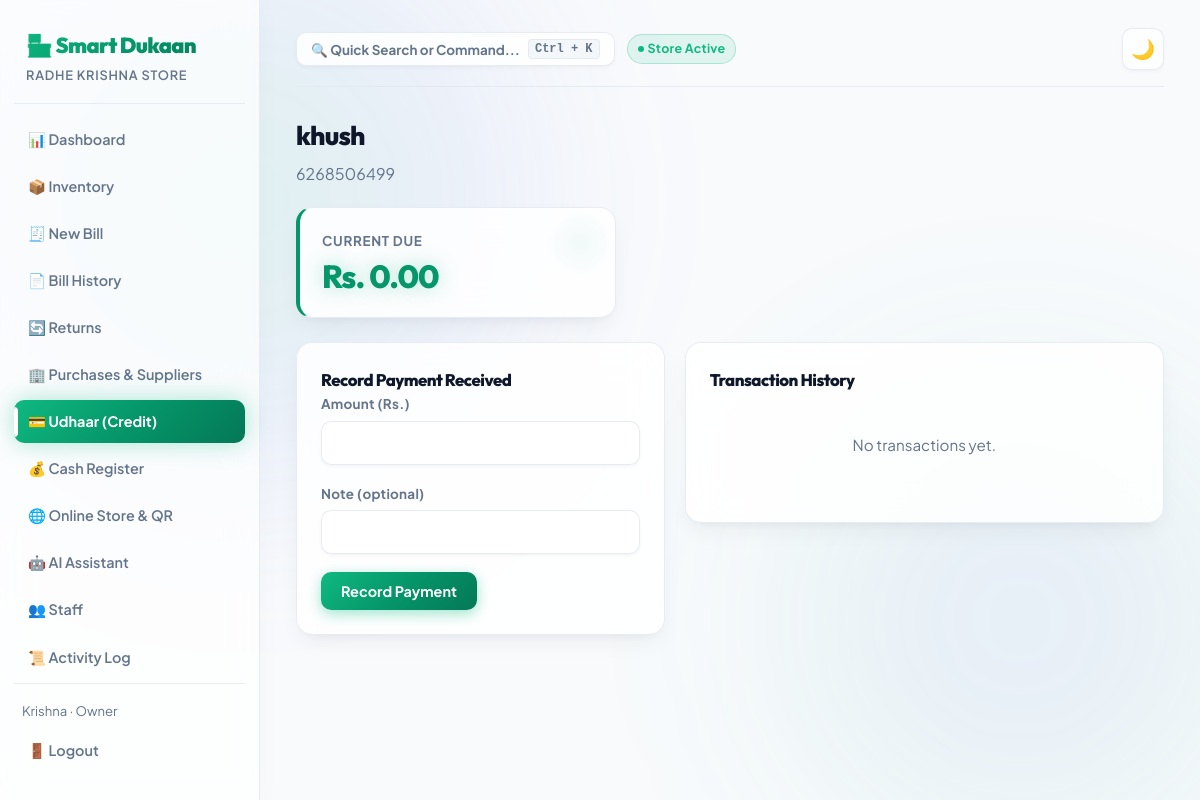
Screenshot of /udhaar/3/ (signed in) with the database file from the repository.
### accounts/models.py (models this page shows, shortened)
class Profile(models.Model):
    ROLE_CHOICES = (
        ("owner", "Owner"),
        ("staff", "Staff"),
    )
    user = models.OneToOneField(User, on_delete=models.CASCADE, related_name="profile")
    shop = models.ForeignKey(Shop, on_delete=models.CASCADE, related_name="staff_members", null=True, blank=True)
    role = models.CharField(max_length=10, choices=ROLE_CHOICES, default="owner")
    phone = models.CharField(max_length=15, blank=True)

class Shop(models.Model):
    name = models.CharField(max_length=150)
    address = models.CharField(max_length=255, blank=True)
    owner = models.ForeignKey(User, on_delete=models.CASCADE, related_name="owned_shops")
    upi_id = models.CharField(max_length=100, blank=True, default="shopkeeper@upi", help_text="UPI ID for on-screen QR Code payments")
    created_at = models.DateTimeField(auto_now_add=True)

### udhaar/models.py (models this page shows, shortened)
class Customer(models.Model):
    shop = models.ForeignKey(Shop, on_delete=models.CASCADE, related_name="customers")
    name = models.CharField(max_length=120)
    phone = models.CharField(max_length=15)
    loyalty_points = models.IntegerField(default=0, help_text="Reward points earned by customer")
    created_at = models.DateTimeField(auto_now_add=True)
    class Meta:
        ordering = ["name"]
    @property
    def total_due(self):
        credit = self.transactions.filter(type="credit_given").aggregate(models.Sum("amount"))["amount__sum"] or 0
        paid = self.transactions.filter(type="payment_received").aggregate(models.Sum("amount"))["amount__sum"] or 0
        return float(credit) - float(paid)

### udhaar/views.py (the view)
# urls.py: path("<int:pk>/", views.customer_detail, name="customer_detail"),
@login_required
def customer_detail(request, pk):
    shop = request.user.profile.shop
    customer = get_object_or_404(Customer, pk=pk, shop=shop)
    if request.method == "POST":
        form = PaymentForm(request.POST)
        if form.is_valid():
            amount = form.cleaned_data["amount"]
            note = form.cleaned_data.get("note", "")
            tx = UdhaarTransaction.objects.create(
                customer=customer, amount=amount,
                type="payment_received", note=note,
            )
            log_activity(
                shop, request.user, "payment", "udhaar",
                f"Customer Payment from {customer.name}",
                f"Received Rs. {amount}. Note: {note}"
            )
            messages.success(request, f"Payment of Rs. {amount} recorded successfully.")
            return redirect("udhaar:customer_detail", pk=pk)
    else:
        form = PaymentForm()
    transactions = customer.transactions.all()
    return render(request, "udhaar/customer_detail.html", {
        "customer": customer, "transactions": transactions, "form": form,
    })

### udhaar/forms.py
class PaymentForm(forms.Form):
    amount = forms.DecimalField(max_digits=10, decimal_places=2, min_value=0.01)
    note = forms.CharField(max_length=255, required=False)

### templates/udhaar/customer_detail.html (shortened to what this page needs)
{% extends "base.html" %}
{% block content %}
<h2 style="margin-bottom:4px;">{{ customer.name }}</h2>
<div style="color:var(--text-muted); margin-bottom:20px;">{{ customer.phone }}</div>
<div class="stat-grid" style="max-width:320px;">
  <div class="card stat-card">
    <div class="stat-label">Current Due</div>
    <div class="stat-value {% if customer.total_due > 0 %}danger{% else %}primary{% endif %}">Rs. {{ customer.total_due|floatformat:2 }}</div>
  </div>
</div>
<div style="display:grid; grid-template-columns:1fr 1.3fr; gap:20px; align-items:start;">
  <div class="card">
    <h3 style="margin-top:0; font-size:1.05rem;">Record Payment Received</h3>
    <form method="post">
      <div class="field"><label>Amount (Rs.)</label>{{ form.amount }}</div>
      <div class="field"><label>Note (optional)</label>{{ form.note }}</div>
      <button type="submit" class="btn btn-primary">Record Payment</button>
    </form>
  </div>
  <div class="card">
    <h3 style="margin-top:0; font-size:1.05rem;">Transaction History</h3>
    {% if transactions %}
    <table>
      <thead><tr><th>Date</th><th>Type</th><th>Amount</th></tr></thead>
      <tbody>
        {% for t in transactions %}
        <tr>
          <td>{{ t.date|date:"d M Y" }}</td>
          <td>
            {% if t.type == 'credit_given' %}<span class="badge badge-danger">Credit Given</span>
            {% else %}<span class="badge badge-success">Payment Received</span>{% endif %}
          </td>
          <td>Rs. {{ t.amount }}</td>
        </tr>
        {% endfor %}
      </tbody>
    </table>
    {% else %}
    <div class="empty-state">No transactions yet.</div>
    {% endif %}
  </div>
</div>
{% endblock %}

### templates/base.html (shortened to what this page needs)
{% load static %}
<!DOCTYPE html>
<html lang="en">
<head>
  <link rel="stylesheet" href="{% static 'css/style.css' %}?v=4">
</head>
<body>
  {% if user.is_authenticated %}
  <div class="app-shell">
    <aside class="sidebar">
      <div class="brand">🏪 Smart Dukaan</div>
      <div class="brand-sub">{{ user.profile.shop.name }}</div>
      <a href="{% url 'dashboard:home' %}" class="nav-link {% if request.resolver_match.url_name == 'home' %}active{% endif %}">📊 Dashboard</a>
      <a href="{% url 'inventory:product_list' %}" class="nav-link {% if 'inventory' in request.path %}active{% endif %}">📦 Inventory</a>
      <a href="{% url 'billing:bill_create' %}" class="nav-link {% if request.path == '/billing/new/' %}active{% endif %}">🧾 New Bill</a>
      <a href="{% url 'billing:bill_list' %}" class="nav-link {% if request.path == '/billing/' %}active{% endif %}">📄 Bill History</a>
      <a href="{% url 'billing:bill_return_list' %}" class="nav-link {% if 'returns' in request.path or 'return' in request.path %}active{% endif %}">🔄 Returns</a>
      <a href="{% url 'purchases:supplier_list' %}" class="nav-link {% if 'purchases' in request.path %}active{% endif %}">🏢 Purchases & Suppliers</a>
      <a href="{% url 'udhaar:customer_list' %}" class="nav-link {% if 'udhaar' in request.path %}active{% endif %}">💳 Udhaar (Credit)</a>
      <a href="{% url 'billing:cash_register' %}" class="nav-link {% if 'cash-register' in request.path %}active{% endif %}">💰 Cash Register</a>
      {% if user.profile.shop %}
      <a href="{% url 'dashboard:store_qr_standee' user.profile.shop.id %}" class="nav-link {% if 'qr' in request.path %}active{% endif %}">🌐 Online Store & QR</a>
      {% endif %}
      <a href="{% url 'dashboard:ai_chat' %}" class="nav-link {% if 'assistant' in request.path %}active{% endif %}">🤖 AI Assistant</a>
      {% if user.profile.role == 'owner' %}
      <a href="{% url 'accounts:staff_list' %}" class="nav-link {% if 'staff' in request.path %}active{% endif %}">👥 Staff</a>
      <a href="{% url 'accounts:audit_log' %}" class="nav-link {% if 'audit-log' in request.path %}active{% endif %}">📜 Activity Log</a>
      {% endif %}
      <div class="sidebar-footer">
        <div style="font-size:0.82rem; color:var(--text-muted); padding: 0 8px 8px;">{{ user.first_name|default:user.username }} · {{ user.profile.role|title }}</div>
        <a href="{% url 'accounts:logout' %}" class="nav-link">🚪 Logout</a>
      </div>
    </aside>
    <main class="main">
      <div class="topbar">
        <div style="display:flex; align-items:center; gap:12px;">
          <button type="button" id="btn-command-palette-trigger" class="btn" style="padding:6px 14px; font-size:0.84rem; display:flex; align-items:center; gap:8px; background:var(--surface); border:1px solid var(--border); color:var(--text-muted); cursor:pointer;">
            <span>🔍 Quick Search or Command...</span>
            <kbd style="padding:2px 6px; font-size:0.75rem; background:var(--surface-hover); border:1px solid var(--border); border-radius:4px;">Ctrl + K</kbd>
          </button>
          <span class="badge badge-success" style="font-size:0.78rem; display:inline-flex; align-items:center; gap:4px;">
            <span style="width:6px; height:6px; border-radius:50%; background:#10b981; display:inline-block;"></span> Store Active
          </span>
        </div>
        <button class="theme-toggle" id="theme-toggle-btn" title="Toggle dark/light mode">🌙</button>
      </div>
      {% block content %}{% endblock %}
    </main>
  </div>
  {% endif %}
</body>
</html>

### rows the page displays
Customer: name "khush", phone "6268506499", total_due "0.00"

### other values shown
{{ user.profile.shop.name }} "RADHE KRISHNA STORE"
{{ user.first_name|default:user.username }} "Krishna"
{{ user.profile.role|title }} "Owner"
